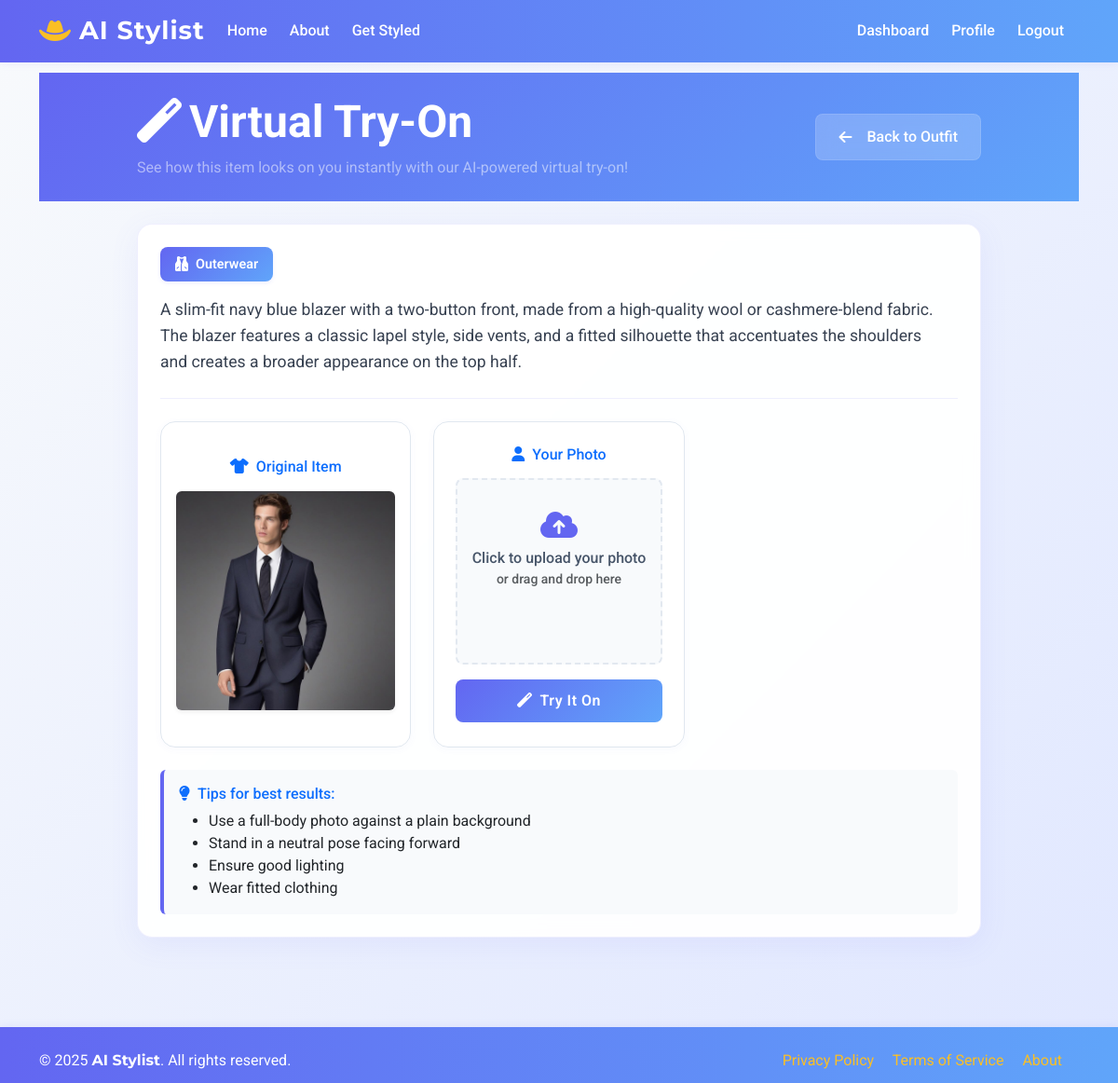
Screenshot of /virtual-tryon/49/ (signed in) with the database file from the repository.
### stylist/models.py (models this page shows, shortened)
class OutfitItem(models.Model):
    ITEM_TYPE_CHOICES = [
        ('top', 'Top'),
        ('bottom', 'Bottom'),
        ('dress', 'Dress'),
        ('outerwear', 'Outerwear'),
        ('footwear', 'Footwear'),
        ('accessory', 'Accessory'),
    ]
    outfit = models.ForeignKey(OutfitSuggestion, on_delete=models.CASCADE, related_name='items')
    item_type = models.CharField(max_length=20, choices=ITEM_TYPE_CHOICES)
    description = models.CharField(max_length=255)
    image = models.ImageField(upload_to='outfit_items/', blank=True, null=True)
    shopping_link = models.URLField(blank=True, null=True)

### stylist/views.py (the view, shortened to what this page needs)
# urls.py: path('virtual-tryon/<int:item_id>/', views.virtual_tryon, name='virtual_tryon'),
@login_required
def virtual_tryon(request, item_id):
    try:
        item = OutfitItem.objects.get(id=item_id)
        if item.outfit.user != request.user:
            messages.error(request, 'Access denied!')
            return redirect('dashboard')
        return render(request, 'stylist/virtual_tryon.html', {'item': item})
    except OutfitItem.DoesNotExist:
        messages.error(request, 'Item not found!')
        return redirect('dashboard')

### templates/stylist/virtual_tryon.html (shortened to what this page needs)
{% extends 'stylist/base.html' %}
{% block content %}
<section class="tryon-hero py-4 mb-4">
    <div class="container">
        <div class="row align-items-center">
            <div class="col-lg-10 mx-auto">
                <div class="d-flex justify-content-between align-items-center">
                    <div>
                        <h1 class="display-5 fw-bold text-white mb-2">
                            <i class="fas fa-magic me-2"></i>Virtual Try-On
                        </h1>
                        <p class="text-white-50 mb-0">See how this item looks on you instantly with our AI-powered virtual try-on!</p>
                    </div>
                    <a href="{% url 'view_outfit' item.outfit.id %}" class="btn btn-glass">
                        <i class="fas fa-arrow-left me-2"></i>Back to Outfit
                    </a>
                </div>
            </div>
        </div>
    </div>
</section>
<div class="container mb-5">
    <div class="row">
        <div class="col-lg-10 mx-auto">
            <div class="glass-card p-4 mb-4">
                <div class="outfit-info mb-4">
                    <div class="d-flex align-items-center gap-3 mb-3">
                        <span class="item-type-badge">
                            <i class="fas {% if 'Bottom' in item.get_item_type_display %}fa-pants{% elif 'Top' in item.get_item_type_display %}fa-tshirt{% else %}fa-vest{% endif %} me-2"></i>
                            {{ item.get_item_type_display }}
                        </span>
                    </div>
                    <p class="outfit-description">{{ item.description }}</p>
                </div>
                <div class="row g-4 align-items-start">
                    <div class="col-md-4">
                        <div class="glass-inner-card h-100 text-center p-3">
                            <h6 class="mb-3 text-primary"><i class="fas fa-tshirt me-2"></i>Original Item</h6>
                            {% if item.image %}
                            <img src="{{ MEDIA_URL }}{{ item.image }}" class="img-fluid rounded shadow-sm" alt="{{ item.description }}">
                            {% else %}
                            <div class="text-center p-4">
                                <i class="fas fa-tshirt fa-4x text-secondary"></i>
                            </div>
                            {% endif %}
                        </div>
                    </div>
                    <div class="col-md-4">
                        <div class="glass-inner-card h-100 text-center p-3">
                            <h6 class="mb-3 text-primary"><i class="fas fa-user me-2"></i>Your Photo</h6>
                            {% if person_image %}
                            <img class="img-fluid rounded shadow-sm" alt="Your photo">
                            {% else %}
                            <form method="post" enctype="multipart/form-data" class="text-center" id="tryonForm">
                                <div class="upload-area mb-3">
                                    <div class="upload-input">
                                        <label for="person_image" class="form-label d-block">
                                            <div class="upload-placeholder" id="uploadPlaceholder">
                                                <i class="fas fa-cloud-upload-alt mb-2"></i>
                                                <span>Click to upload your photo</span>
                                                <small class="d-block text-muted">or drag and drop here</small>
                                            </div>
                                        </label>
                                    </div>
                                </div>
                                <button type="submit" class="btn btn-primary w-100" id="tryonButton">
                                    <span class="normal-text"><i class="fas fa-magic me-2"></i>Try It On</span>
                                </button>
                            </form>
                            {% endif %}
                        </div>
                    </div>
                </div>
                <div class="mt-4">
                    <div class="tips-section p-3 rounded">
                        <h6 class="mb-2 text-primary"><i class="fas fa-lightbulb me-2"></i>Tips for best results:</h6>
                        <ul class="mb-0">
                            <li>Use a full-body photo against a plain background</li>
                            <li>Stand in a neutral pose facing forward</li>
                            <li>Ensure good lighting</li>
                            <li>Wear fitted clothing</li>
                        </ul>
                    </div>
                </div>
            </div>
        </div>
    </div>
</div>
{% endblock %}

### templates/stylist/base.html (style rules this page uses)
body { font-family: 'Roboto', Arial, sans-serif; padding-top: 70px; min-height: 100vh; display: flex; flex-direction: column; background: linear-gradient(135deg, #f8fafc 0%, #e0e7ff 100%); }
.btn-primary, .btn-outline-primary { background: linear-gradient(90deg, #6366f1 0%, #60a5fa 100%); border: none; font-weight: 600; letter-spacing: 0.5px; transition: box-shadow 0.2s, background 0.2s; }
.form-label { font-weight: 500; color: #6366f1; }

### templates/stylist/virtual_tryon.html (style rules this page uses)
.tryon-hero { background: linear-gradient(135deg, #6366f1 0%, #60a5fa 100%); margin-top: -1rem; }
.btn-glass { background: rgba(255, 255, 255, 0.2); backdrop-filter: blur(10px); border: 1px solid rgba(255, 255, 255, 0.1); color: white; padding: 0.75rem 1.5rem; border-radius: 0.5rem; display: inline-flex; align-items: center; gap: 0.5rem; transition: all 0.3s ease; font-weight: 500; }
.glass-card { background: rgba(255,255,255,0.95); border-radius: 1rem; border: 1px solid rgba(99, 102, 241, 0.1); box-shadow: 0 8px 32px rgba(99, 102, 241, 0.08); backdrop-filter: blur(8px); }
.glass-inner-card { background: rgba(255,255,255,0.85); border-radius: 1rem; border: 1px solid #e0e7ef; box-shadow: 0 2px 8px rgba(99, 102, 241, 0.04); min-height: 350px; display: flex; flex-direction: column; align-items: center; justify-content: center; }
.tips-section { background: #f8fafc; border-left: 4px solid #6366f1; }
.btn-primary { background: linear-gradient(135deg, #6366f1 0%, #60a5fa 100%); border: none; padding: 0.7rem 1.2rem; border-radius: 0.5rem; transition: all 0.3s ease; font-weight: 600; }
.outfit-info { position: relative; padding-bottom: 1.5rem; border-bottom: 1px solid rgba(99, 102, 241, 0.1); }
.outfit-description { font-size: 1.1rem; line-height: 1.6; color: #374151; margin-bottom: 0; padding-right: 1rem; }
.item-type-badge { display: inline-flex; align-items: center; padding: 0.5rem 1rem; background: linear-gradient(135deg, #6366f1 0%, #60a5fa 100%); color: white; border-radius: 0.5rem; font-weight: 600; font-size: 0.9rem; box-shadow: 0 2px 4px rgba(99, 102, 241, 0.1); }
.item-type-badge i { font-size: 1rem; }
.upload-area { position: relative; min-height: 200px; border: 2px dashed #e2e8f0; border-radius: 0.5rem; background: #f8fafc; transition: all 0.3s ease; }
.upload-placeholder { padding: 2rem 1rem; cursor: pointer; }
.upload-placeholder i { font-size: 2rem; color: #6366f1; display: block; }
.upload-placeholder span { font-size: 1rem; color: #475569; margin-top: 0.5rem; display: block; }

### rows the page displays
OutfitItem: item_type "Outerwear", description "A slim-fit navy blue blazer with a two-button front, made from a high-quality wool or cashmere-blend fabric. The blazer features a classic lapel style, side vents, and a fitted silhouette that accentuates the shoulders and creates a broader appearance on the top half.", image (picture)
